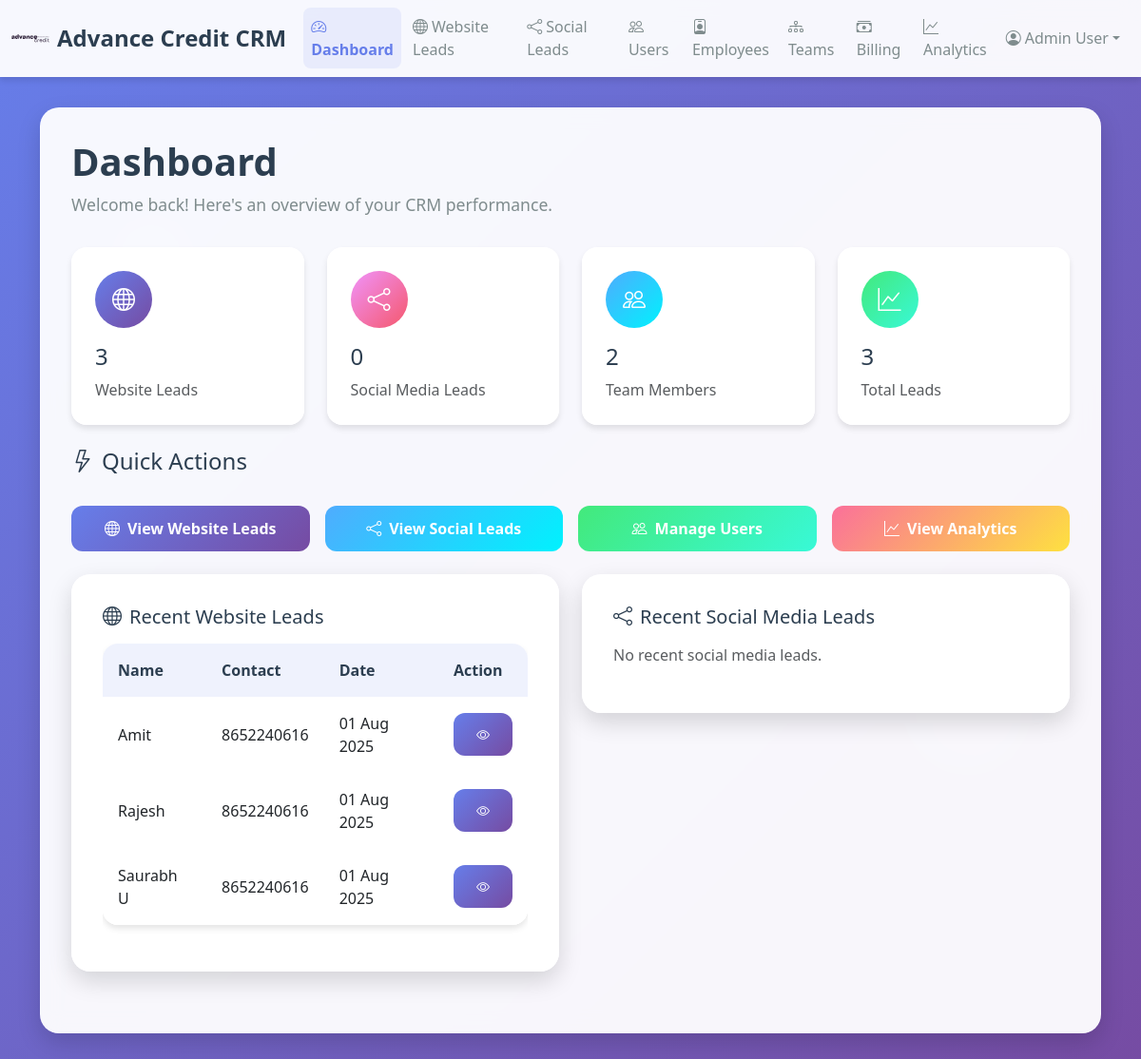
The app's page /crm/dashboard (signed in) with its own data.
### src/shared/crm_models.py (models this page shows)
class WebsiteLead(CRMBase):
    __tablename__ = "website_leads"
    lead_id = Column(Integer, primary_key=True, index=True)
    name = Column(String(128), nullable=False)
    contact = Column(String(64), nullable=False)
    email = Column(String(128))
    message = Column(Text)
    created_at = Column(DateTime, server_default=func.now())

### src/crm/routes.py (the view)
@router.get("/dashboard", response_class=HTMLResponse)
def dashboard(request: Request, db: Session = Depends(get_db)):
    if not request.session.get("user_id"):
        return RedirectResponse("/crm/login", status_code=status.HTTP_302_FOUND)
    user_role = request.session.get("user_role")
    employee_id = request.session.get("employee_id")
    if user_role == "admin":
        website_leads_count = db.query(WebsiteLead).count()
        social_leads_count = db.query(SocialMediaLead).count()
        total_leads = website_leads_count + social_leads_count
        users_count = db.query(User).count()
        employees_count = db.query(Employee).count()
        teams_count = db.query(Team).count()
        recent_website_leads = db.query(WebsiteLead).order_by(WebsiteLead.created_at.desc()).limit(5).all()
        recent_social_leads = db.query(SocialMediaLead).order_by(SocialMediaLead.created_at.desc()).limit(5).all()
    else:
        if employee_id:
            website_assignments = db.query(LeadAssignment).filter(
                LeadAssignment.employee_id == employee_id,
                LeadAssignment.lead_type == "website"
            ).count()
            social_assignments = db.query(LeadAssignment).filter(
                LeadAssignment.employee_id == employee_id,
                LeadAssignment.lead_type == "social"
            ).count()
            website_leads_count = website_assignments
            social_leads_count = social_assignments
            total_leads = website_leads_count + social_leads_count
            website_lead_ids = db.query(LeadAssignment.lead_id).filter(
                LeadAssignment.employee_id == employee_id,
                LeadAssignment.lead_type == "website"
            ).all()
            social_lead_ids = db.query(LeadAssignment.lead_id).filter(
                LeadAssignment.employee_id == employee_id,
                LeadAssignment.lead_type == "social"
            ).all()
            if website_lead_ids:
                recent_website_leads = db.query(WebsiteLead).filter(
                    WebsiteLead.lead_id.in_([id[0] for id in website_lead_ids])
                ).order_by(WebsiteLead.created_at.desc()).limit(5).all()
            else:
                recent_website_leads = []
            if social_lead_ids:
                recent_social_leads = db.query(SocialMediaLead).filter(
                    SocialMediaLead.lead_id.in_([id[0] for id in social_lead_ids])
                ).order_by(SocialMediaLead.created_at.desc()).limit(5).all()
            else:
                recent_social_leads = []
        else:
            website_leads_count = 0
            social_leads_count = 0
            total_leads = 0
            recent_website_leads = []
            recent_social_leads = []
        users_count = 0  # Employees don't see user count
        employees_count = 0  # Employees don't see employee count
        teams_count = 0  # Employees don't see team count
    return templates.TemplateResponse("dashboard.html", {
        "request": request,
        "total_leads": total_leads,
        "website_leads_count": website_leads_count,
        "social_leads_count": social_leads_count,
        "users_count": users_count,
        "employees_count": employees_count,
        "teams_count": teams_count,
        "recent_website_leads": recent_website_leads,
        "recent_social_leads": recent_social_leads
    })

### src/crm/templates/dashboard.html (shortened to what this page needs)
{% extends 'base.html' %}
{% block content %}
<div class="glass-card">
    <h1 class="page-title">Dashboard</h1>
    <p class="page-subtitle">Welcome back! Here's an overview of your CRM performance.</p>
    <div class="row g-4 mb-4">
        <div class="col-lg-3 col-md-6">
            <div class="stats-card">
                <div class="stats-icon primary">
                    <i class="bi bi-globe"></i>
                </div>
                <h3 class="h4 mb-2">{{ website_leads_count }}</h3>
                <p class="text-muted mb-0">Website Leads</p>
            </div>
        </div>
        <div class="col-lg-3 col-md-6">
            <div class="stats-card">
                <div class="stats-icon secondary">
                    <i class="bi bi-share"></i>
                </div>
                <h3 class="h4 mb-2">{{ social_leads_count }}</h3>
                <p class="text-muted mb-0">Social Media Leads</p>
            </div>
        </div>
        <div class="col-lg-3 col-md-6">
            <div class="stats-card">
                <div class="stats-icon success">
                    <i class="bi bi-people"></i>
                </div>
                <h3 class="h4 mb-2">{{ users_count }}</h3>
                <p class="text-muted mb-0">Team Members</p>
            </div>
        </div>
        <div class="col-lg-3 col-md-6">
            <div class="stats-card">
                <div class="stats-icon warning">
                    <i class="bi bi-graph-up"></i>
                </div>
                <h3 class="h4 mb-2">{{ total_leads }}</h3>
                <p class="text-muted mb-0">Total Leads</p>
            </div>
        </div>
    </div>
    <div class="row g-3 mb-4">
        <div class="col-12">
            <h4 class="mb-3"><i class="bi bi-lightning me-2"></i>Quick Actions</h4>
        </div>
        <div class="col-md-3">
            <a href="/crm/website-leads" class="btn btn-primary-modern btn-modern w-100">
                <i class="bi bi-globe me-2"></i>View Website Leads
            </a>
        </div>
        <div class="col-md-3">
            <a href="/crm/social-leads" class="btn btn-success-modern btn-modern w-100">
                <i class="bi bi-share me-2"></i>View Social Leads
            </a>
        </div>
        <div class="col-md-3">
            <a href="/crm/users" class="btn btn-warning-modern btn-modern w-100">
                <i class="bi bi-people me-2"></i>Manage Users
            </a>
        </div>
        <div class="col-md-3">
            <a href="/crm/analytics" class="btn btn-danger-modern btn-modern w-100">
                <i class="bi bi-graph-up me-2"></i>View Analytics
            </a>
        </div>
    </div>
    <div class="row">
        <div class="col-lg-6">
            <div class="glass-card">
                <h5 class="mb-3"><i class="bi bi-globe me-2"></i>Recent Website Leads</h5>
                {% if recent_website_leads %}
                <div class="table-responsive">
                    <table class="table table-modern">
                        <thead>
                            <tr>
                                <th>Name</th>
                                <th>Contact</th>
                                <th>Date</th>
                                <th>Action</th>
                            </tr>
                        </thead>
                        <tbody>
                            {% for lead in recent_website_leads %}
                            <tr>
                                <td>{{ lead.name }}</td>
                                <td>{{ lead.contact }}</td>
                                <td>{{ lead.created_at.strftime('%d %b %Y') }}</td>
                                <td>
                                    <a href="/crm/website-leads/{{ lead.lead_id }}" class="btn btn-sm btn-primary-modern btn-modern">
                                        <i class="bi bi-eye"></i>
                                    </a>
                                </td>
                            </tr>
                            {% endfor %}
                        </tbody>
                    </table>
                </div>
                {% else %}
                <p class="text-muted">No recent website leads.</p>
                {% endif %}
            </div>
        </div>
        <div class="col-lg-6">
            <div class="glass-card">
                <h5 class="mb-3"><i class="bi bi-share me-2"></i>Recent Social Media Leads</h5>
                {% if recent_social_leads %}
                <div class="table-responsive">
                    <table class="table table-modern">
                        <thead>
                            <tr>
                                <th>Name</th>
                                <th>Platform</th>
                                <th>Date</th>
                                <th>Action</th>
                            </tr>
                        </thead>
                        <tbody>
                            {% for lead in recent_social_leads %}
                            <tr>
                                <td>{{ lead.name }}</td>
                                <td>
                                    <span class="badge badge-modern bg-primary">{{ lead.platform_name }}</span>
                                </td>
                                <td>{{ lead.created_at.strftime('%d %b %Y') }}</td>
                                <td>
                                    <a href="/crm/social-leads/{{ lead.lead_id }}" class="btn btn-sm btn-primary-modern btn-modern">
                                        <i class="bi bi-eye"></i>
                                    </a>
                                </td>
                            </tr>
                            {% endfor %}
                        </tbody>
                    </table>
                </div>
                {% else %}
                <p class="text-muted">No recent social media leads.</p>
                {% endif %}
            </div>
        </div>
    </div>
</div>
{% endblock %}

### src/crm/templates/base.html (style rules this page uses)
:root { --primary-gradient: linear-gradient(135deg, #667eea 0%, #764ba2 100%); --secondary-gradient: linear-gradient(135deg, #f093fb 0%, #f5576c 100%); --success-gradient: linear-gradient(135deg, #4facfe 0%, #00f2fe 100%); --warning-gradient: linear-gradient(135deg, #43e97b 0%, #38f9d7 100%); --danger-gradient: linear-gradient(135deg, #fa709a 0%, #fee140 100%); --glass-bg: rgba(255, 255, 255, 0.95); --glass-border: rgba(255, 255, 255, 0.2); --text-primary: #2c3e50; --text-secondary: #7f8c8d; --shadow-light: 0 4px 6px rgba(0, 0, 0, 0.1); --shadow-medium: 0 10px 25px rgba(0, 0, 0, 0.15); --shadow-heavy: 0 20px 40px rgba(0, 0, 0, 0.1); }
body { background: var(--primary-gradient); min-height: 100vh; font-family: 'Segoe UI', Tahoma, Geneva, Verdana, sans-serif; color: var(--text-primary); }
.glass-card { background: var(--glass-bg); backdrop-filter: blur(10px); border-radius: 20px; border: 1px solid var(--glass-border); box-shadow: var(--shadow-medium); padding: 2rem; margin-bottom: 2rem; }
.stats-card { background: var(--glass-bg); backdrop-filter: blur(10px); border-radius: 16px; border: 1px solid var(--glass-border); box-shadow: var(--shadow-light); padding: 1.5rem; transition: all 0.3s ease; height: 100%; }
.stats-icon { width: 60px; height: 60px; border-radius: 50%; display: flex; align-items: center; justify-content: center; font-size: 1.5rem; color: white; margin-bottom: 1rem; }
.stats-icon.primary { background: var(--primary-gradient); }
.stats-icon.secondary { background: var(--secondary-gradient); }
.stats-icon.success { background: var(--success-gradient); }
.stats-icon.warning { background: var(--warning-gradient); }
.btn-modern { border-radius: 12px; padding: 12px 24px; font-weight: 600; transition: all 0.3s ease; border: none; }
.btn-primary-modern { background: var(--primary-gradient); color: white; }
.btn-success-modern { background: var(--success-gradient); color: white; }
.btn-warning-modern { background: var(--warning-gradient); color: white; }
.btn-danger-modern { background: var(--danger-gradient); color: white; }
.table-modern { background: var(--glass-bg); backdrop-filter: blur(10px); border-radius: 16px; overflow: hidden; box-shadow: var(--shadow-light); }
.table-modern thead th { background: rgba(102, 126, 234, 0.1); border: none; color: var(--text-primary); font-weight: 600; padding: 1rem; }
.table-modern tbody td { border: none; padding: 1rem; vertical-align: middle; }
.page-title { color: var(--text-primary); font-weight: 700; font-size: 2.5rem; margin-bottom: 0.5rem; }
.page-subtitle { color: var(--text-secondary); font-size: 1.1rem; margin-bottom: 2rem; }

### records on screen
WebsiteLead: name "Amit", contact "8652240616", created_at "01 Aug 2025"
WebsiteLead: name "Rajesh", contact "8652240616", created_at "01 Aug 2025"
WebsiteLead: name "Saurabh U", contact "8652240616", created_at "01 Aug 2025"

### other values on screen
{{ request.session.get('user_name', 'Profile') }} "Admin User"
{{ website_leads_count }} "3"
{{ social_leads_count }} "0"
{{ users_count }} "2"
{{ total_leads }} "3"
